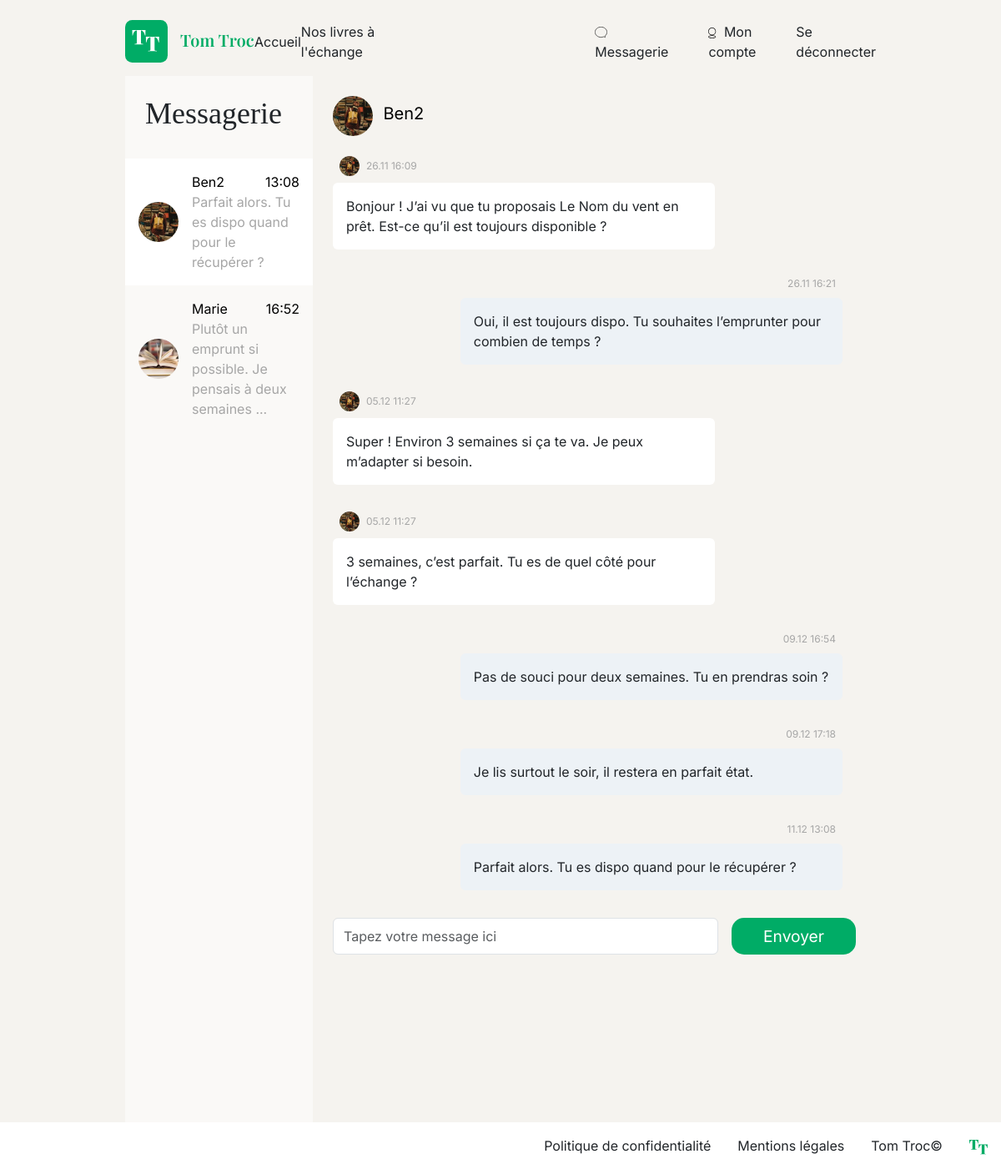
The app's page /index.php?action=messenger&id=3 (signed in) with its own data.
### tables this page shows
CREATE TABLE IF NOT EXISTS `discussions` (
  `id` int(11) NOT NULL AUTO_INCREMENT,
  `user_1` int(11) NOT NULL,
  `user_2` int(11) NOT NULL,
  `last_message` int(11) DEFAULT NULL,
  PRIMARY KEY (`id`),
  KEY `fk_user_1` (`user_1`),
  KEY `fk_user_2` (`user_2`),
  KEY `fk_last_message` (`last_message`)
);

CREATE TABLE IF NOT EXISTS `users` (
  `id` int(11) NOT NULL AUTO_INCREMENT,
  `email` text NOT NULL,
  `password` text NOT NULL,
  `pseudo` text NOT NULL,
  `profile_picture` text,
  `created_at` datetime NOT NULL DEFAULT CURRENT_TIMESTAMP,
  PRIMARY KEY (`id`)
);

CREATE TABLE IF NOT EXISTS `message` (
  `id` int(11) NOT NULL AUTO_INCREMENT,
  `sender_id` int(11) NOT NULL,
  `sended_at` datetime NOT NULL DEFAULT CURRENT_TIMESTAMP,
  `content` text NOT NULL,
  `discussion` int(11) NOT NULL,
  PRIMARY KEY (`id`),
  KEY `fk_sender` (`sender_id`),
  KEY `fk_discussion` (`discussion`)
);

### views/templates/messenger.php (the view, shortened to what the rows shown need)
<div class="bg-brown flex-grow-1 d-flex">
    <main class="d-flex flex-row justify-content-center mx-auto my-0 col-12 col-lg-9 position-relative">
        <div class="col-lg-3 col-12 h-auto bg-lightgrey">
            <h1 class="py-4 px-3 px-lg-4">Messagerie</h1>
            <?php if ($discussions) { ?>
                <table class="table align-middle">
                    <tbody class="discussion-table">
                        <?php foreach ($discussions as $discussion) { ?>
                            <tr class="pointer <?= ($member && $member->getId() === $discussion->getOtherUser()->getId()) ? 'active-discussion' : '' ?>" data-href="index.php?action=messenger&id=<?= htmlspecialchars($discussion->getOtherUser()->getId()) ?>">
                                <td class="px-4 px-lg-3 py-2 d-flex align-items-center">
                                    <?php if (!$discussion->getOtherUser()->getProfilePicture()) { ?>
                                        <img width='48' height='48' src="./assets/profil/profil.webp" alt="Photo de profil" class="profile-pic rounded-pill">
                                    <?php } else { ?>
                                        <img width='48' height='48' src="<?= htmlspecialchars($discussion->getOtherUser()->getProfilePicture()) ?>" alt="Photo de profil" class="profile-pic rounded-pill">
                                    <?php } ?>
                                    <div class="d-flex flex-column w-100 ms-3 my-2">
                                        <div class="d-flex justify-content-between w-100">
                                            <span><?= htmlspecialchars($discussion->getOtherUser()->getPseudo()) ?></span>
                                            <span><?= htmlspecialchars($discussion->getMessage()->getSendedAt()->format('H:i')) ?></span>
                                        </div>
                                        <span class="text-grey">
                                            <?php
                                            $description = $discussion->getMessage()->getContent();
                                            if (strlen($description) > 60) {
                                                $description = substr($description, 0, 60) . '...';
                                            };
                                            echo htmlspecialchars($description);
                                            ?>
                                        </span>
                                    </div>
                                </td>
                            </tr>
                        <?php } ?>
                    </tbody>
                </table>
            <?php } else { ?>
                <div class="p-4">Vous n'avez pas de conversation en cours</div>
            <?php  } ?>
        </div>
        <section class="w-75 p-4 d-none d-lg-flex">
            <?php if ($member) { ?>
                <div class="flex-grow-1 d-flex flex-column">
                    <div class="d-flex align-items-center mb-3">
                        <a class="text-black" href="index.php?action=member&id=<?= htmlspecialchars($member->getId()) ?>">
                            <?php if (!$member->getProfilePicture()) { ?>
                                <img width='48' height='48' src="./assets/profil/profil.webp" alt="Photo de profil" class="profile-pic rounded-pill">
                            <?php } else { ?>
                                <img width='48' height='48' src="<?= htmlspecialchars($member->getProfilePicture()) ?>" alt="Photo de profil" class="profile-pic rounded-pill">
                            <?php } ?>
                            <div class="ms-2 d-inline-block fs-5"><?= htmlspecialchars($member->getPseudo()) ?></div>
                        </a>
                    </div>
                    <div id='discussion-holder' class='discussion'>
                        <div id="messagesContainer" class="d-flex flex-column justify-content-end me-3">
                            <?php foreach ($messages as $message) { ?>
                                <?php if ($message->getSenderId() !== $user->getId()) { ?>
                                    <div class="recived w-75 my-2">
                                        <div class="text-sm text-grey ms-2 d-flex flex-row align-items-center mb-2">
                                            <?php if (!$member->getProfilePicture()) { ?>
                                                <img width='24' height='24' src="./assets/profil/profil.webp" alt="Photo de profil" class="profile-pic rounded-pill me-2">
                                            <?php } else { ?>
                                                <img width='24' height='24' src="<?= htmlspecialchars($member->getProfilePicture()) ?>" alt="Photo de profil" class="profile-pic rounded-pill me-2">
                                            <?php } ?>
                                            <?= htmlspecialchars($message->getSendedAt()->format('d.m H:i')) ?>
                                        </div>
                                        <p class="bg-white p-3 rounded">
                                            <?= htmlspecialchars($message->getContent()) ?>
                                        </p>
                                    </div>
                                <?php } else { ?>
                                    <div class="sended w-75 align-self-end my-2">
                                        <div class="text-sm text-grey me-2 mb-2 text-end"><?= htmlspecialchars($message->getSendedAt()->format('d.m H:i')) ?></div>
                                        <p class="p-3 d-block bg-light-blue rounded">
                                            <?= htmlspecialchars($message->getContent()) ?>
                                        </p>
                                    </div>
                                <?php } ?>
                            <?php } ?>
                        </div>
                    </div>
                    <form id="messageForm" class="d-flex mt-4">
                        <input type="text" name="content" id="content" placeholder="Tapez votre message ici" class="flex-grow-1 form-control" required>
                        <button type="submit" class="main-button border-0 py-2 ms-3">Envoyer</button>
                    </form>
                </div>
            <?php } ?>
        </section>
    </main>
</div>

### records on screen
discussions: shows a picture, Pseudo "Ben2", format "13:08", description "Parfait alors. Tu es dispo quand pour le récupérer ?"
discussions: user_1.profile_picture (picture), user_1.pseudo "Marie", last_message.sended_at "16:52", last_message.content "Plutôt un emprunt si possible. Je pensais à deux semaines ..."
users: profile_picture (picture), pseudo "Ben2"
message: sender.profile_picture (picture), sended_at "26.11 16:09", content "Bonjour ! J’ai vu que tu proposais Le Nom du vent en prêt. Est-ce qu’il est toujours disponible ?"
message: sended_at "26.11 16:21", content "Oui, il est toujours dispo. Tu souhaites l’emprunter pour combien de temps ?"
message: sender.profile_picture (picture), sended_at "05.12 11:27", content "Super ! Environ 3 semaines si ça te va. Je peux m’adapter si besoin."
message: sender.profile_picture (picture), sended_at "05.12 11:27", content "3 semaines, c’est parfait. Tu es de quel côté pour l’échange ?"
message: sended_at "09.12 16:54", content "Pas de souci pour deux semaines. Tu en prendras soin ?"
message: sended_at "09.12 17:18", content "Je lis surtout le soir, il restera en parfait état."
message: sended_at "11.12 13:08", content "Parfait alors. Tu es dispo quand pour le récupérer ?"
